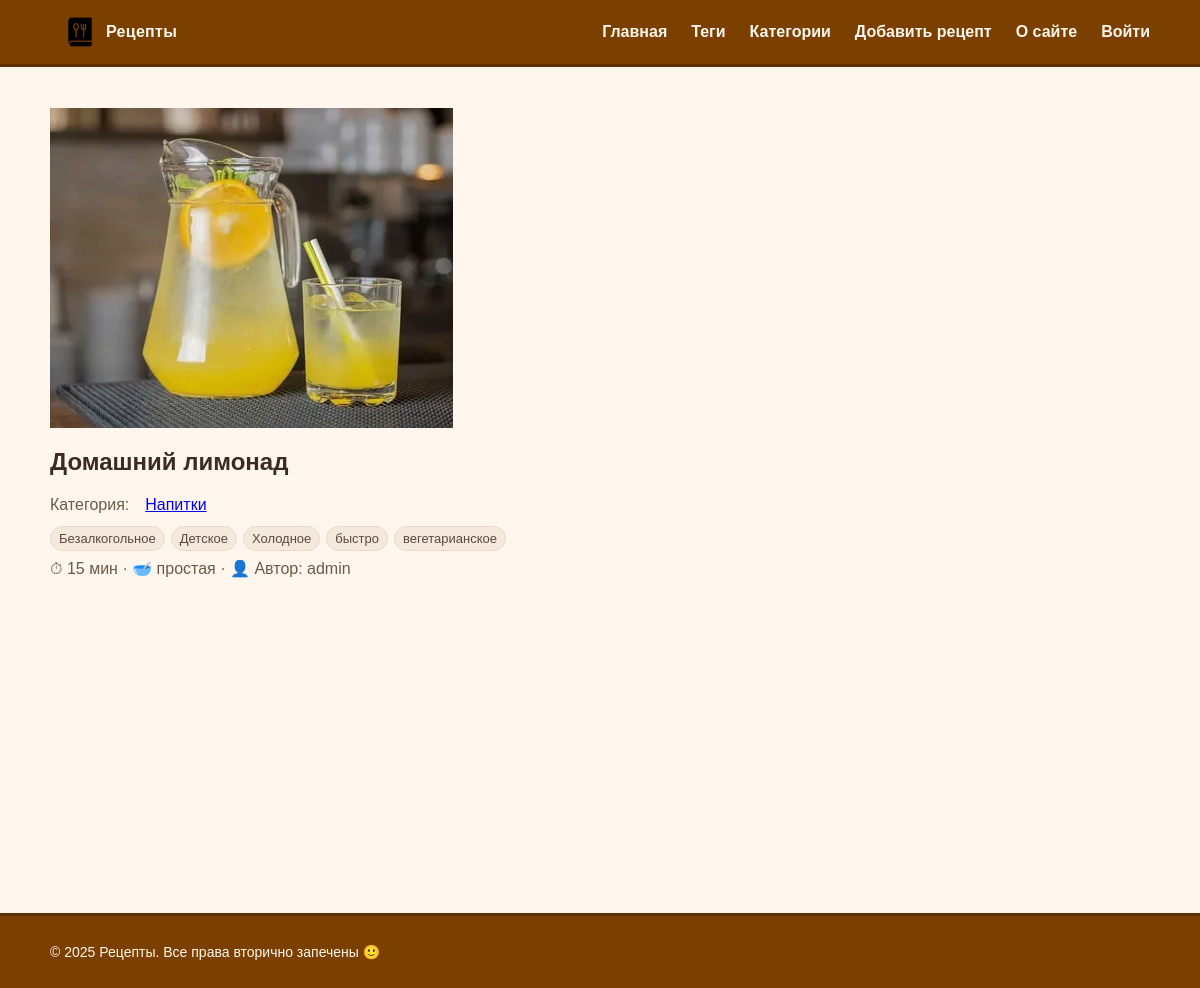
Screenshot of /recipe/domashnij-limonad/ with the database file from the repository.
### recipes/models.py (models this page shows, shortened)
class Recipe(models.Model):
    class Difficulty(models.TextChoices):
        EASY = "easy", "простая"
        MEDIUM = "medium", "средняя"
        HARD = "hard", "сложная"
    author = models.ForeignKey(
        settings.AUTH_USER_MODEL,
        on_delete=models.CASCADE,
        related_name='recipes',
        null=True, blank=True,  # временно: потом при желании сделаем обязательным
        verbose_name='Автор'
    )
    title = models.CharField("Название", max_length=255, db_index=True)
    slug = models.SlugField("Слаг", max_length=255, unique=True, db_index=True)
    desc = models.TextField("Описание", blank=True)
    image = models.CharField("Путь к изображению", max_length=255, blank=True)  # путь в /static/...
    cook_time = models.CharField("Время (текст)", max_length=50, blank=True)     # например: "45 мин"
    cook_time_min = models.PositiveIntegerField("Время (мин)", default=0)        # число минут для агрегаций
    difficulty = models.CharField(
        "Сложность",
        max_length=10,
        choices=Difficulty.choices,
        default=Difficulty.EASY,
    )
    is_published = models.BooleanField("Опубликован", default=True)
    photo = models.ImageField("Фото", upload_to=recipe_photo_upload_to, blank=True, null=True)
    category = models.ForeignKey(
        "Category",
        verbose_name="Категория",
        on_delete=models.SET_NULL,
        null=True,
        blank=True,
        related_name="recipes",
    )  # 1 категория -> много рецептов
    tags = models.ManyToManyField(
        "Tag",
        verbose_name="Теги",
        blank=True,
        related_name="recipes",
    )  # многие теги <-> многие рецепты
    created_at = models.DateTimeField("Создано", auto_now_add=True)
    updated_at = models.DateTimeField("Обновлено", auto_now=True)
    objects = models.Manager()
    published = PublishedManager()
    class Meta:
        verbose_name = "Рецепт"
        verbose_name_plural = "Рецепты"
        ordering = ["-created_at"]
        indexes = [models.Index(fields=["-created_at"])]
        permissions = [
            ('can_publish', 'Может публиковать рецепты'),
        ]

class Category(models.Model):
    name = models.CharField("Название", max_length=120, unique=True, db_index=True)
    slug = models.SlugField("Слаг", max_length=120, unique=True, db_index=True)
    class Meta:
        verbose_name = "Категория"
        verbose_name_plural = "Категории"
        ordering = ["name"]
    def get_absolute_url(self):
        return reverse("recipes_by_category", kwargs={"slug": self.slug})

class Tag(models.Model):
    name = models.CharField("Название", max_length=120, unique=True, db_index=True)
    slug = models.SlugField("Слаг", max_length=120, unique=True, db_index=True)
    class Meta:
        verbose_name = "Тег"
        verbose_name_plural = "Теги"
        ordering = ["name"]
    def get_absolute_url(self):
        return reverse("recipes_by_tag", kwargs={"slug": self.slug})

### recipes/views.py (the view)
# urls.py: path('recipe/<slug:slug>/', RecipeDetailView.as_view(), name='recipe_detail_slug'),
class RecipeDetailView(DataMixin, DetailView):
    model = Recipe
    template_name = 'recipes/detail.html'
    context_object_name = 'recipe'
    slug_field = 'slug'
    slug_url_kwarg = 'slug'
    def get_queryset(self):
        qs = Recipe.published.all()
        user = getattr(self.request, "user", None)
        if user and user.has_perm('recipes.can_publish'):
            qs = Recipe.objects.all()
        return qs
    def get_context_data(self, **kwargs):
        ctx = super().get_context_data(**kwargs)
        self.title_page = self.object.title
        ctx['year'] = 2025
        return self.get_mixin_context(ctx)

### recipes/models.py (called while the page is built)
    def get_queryset(self):
        return super().get_queryset().filter(is_published=True)

### recipes/utils.py (called while the page is built)
    def get_mixin_context(self, context: Dict[str, Any], **kwargs):
        if self.title_page:
            context["title"] = self.title_page
        context.setdefault("menu", MENU)
        context.setdefault("cat_selected", None)
        context.update(kwargs)
        return context

### recipes/templates/recipes/detail.html (shortened to what this page needs)
{% extends 'base.html' %}
{% load static %}
{% block content %}
  <article class="recipe-detail">
    {% if recipe.photo %}
      <img class="detail-img" src="{{ recipe.photo.url }}" alt="{{ recipe.title }}">
    {% elif recipe.image %}
      <img class="detail-img" src="{% static recipe.image %}" alt="{{ recipe.title }}">
    {% endif %}
    <h1>{{ recipe.title }}</h1>
    {% if recipe.category %}
      <p class="meta">Категория:
        <a href="{{ recipe.category.get_absolute_url }}">{{ recipe.category.name }}</a>
      </p>
    {% endif %}
    {% if recipe.tags.all %}
      <ul class="tags">
        {% for t in recipe.tags.all %}
          <li><a class="tag" href="{{ t.get_absolute_url }}">{{ t.name }}</a></li>
        {% endfor %}
      </ul>
    {% endif %}
    <p class="meta">
  ⏱ {{ recipe.cook_time }} · 🥣 {{ recipe.get_difficulty_display }}
  {% if recipe.author %} · 👤 Автор: {{ recipe.author.get_full_name|default:recipe.author.username }}{% endif %}
</p>
  </article>
{% endblock %}

### recipes/static/recipes/css/styles.css (style rules this page uses)
:root { --choco:#7B3F00; --choco-dark:#5e2f00; --cream:#FFF7ED; --ink:#3b2b22; --paper:#ffffff; --border:#ead9c6; --header-h:64px; --footer-h:72px; --header-extra-gap:20px; --footer-extra-gap:32px; }
html, body { min-height:100%; margin:0; color:var(--ink); background:var(--cream); font-family:Arial, system-ui, -apple-system, "Segoe UI", Roboto, "Helvetica Neue", sans-serif; }
body { padding-top:calc(var(--header-h) + var(--header-extra-gap)); padding-bottom:calc(var(--footer-h) + var(--footer-extra-gap)); }
.meta { margin:0 0 12px; padding:0; display:flex; gap:16px; list-style:none; color:#6b5a4b; }
.tags { list-style:none; padding:0; margin:8px 0 0; display:flex; flex-wrap:wrap; gap:6px; }
.tag { display:inline-block; padding:4px 8px; border-radius:999px; background:#f5e9dd; border:1px solid var(--border); text-decoration:none; color:#5a4a3e; font-size:13px; }
.recipe-detail { margin-bottom:56px; }
.recipe-detail .meta { color:#6b5a4b; margin:8px 0 12px; }

### rows the page displays
Recipe: photo (picture), title "Домашний лимонад", category.name "Напитки", cook_time "15 мин", difficulty "простая", author.get_full_name "admin"
Tag: name "Безалкогольное"
Tag: name "Детское"
Tag: name "Холодное"
Tag: name "быстро"
Tag: name "вегетарианское"

### other values shown
{{ year|default:2025 }} "2025"
